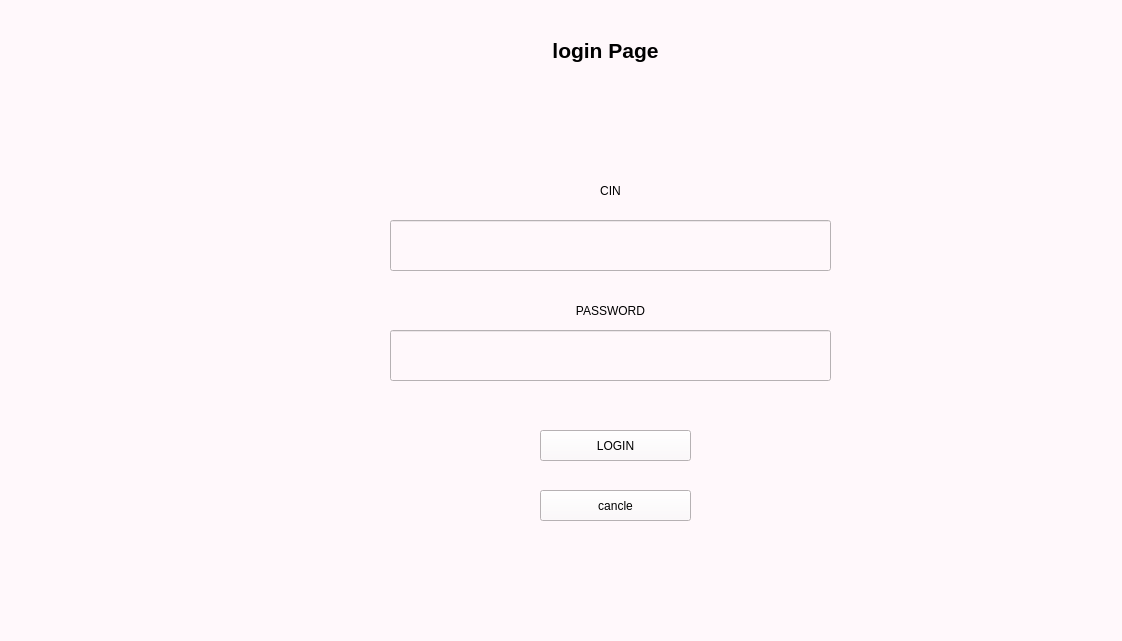
<?xml version="1.0" encoding="UTF-8"?>
<ui version="4.0">
 <class>Form</class>
 <widget class="QWidget" name="Form">
  <property name="geometry">
   <rect>
    <x>0</x>
    <y>0</y>
    <width>1122</width>
    <height>641</height>
   </rect>
  </property>
  <property name="windowTitle">
   <string>Form</string>
  </property>
  <property name="styleSheet">
   <string notr="true">background-color: rgb(255, 248, 251);</string>
  </property>
  <widget class="QLabel" name="label">
   <property name="geometry">
    <rect>
     <x>490</x>
     <y>30</y>
     <width>231</width>
     <height>41</height>
    </rect>
   </property>
   <property name="font">
    <font>
     <pointsize>16</pointsize>
     <weight>75</weight>
     <bold>true</bold>
    </font>
   </property>
   <property name="text">
    <string>login Page</string>
   </property>
   <property name="alignment">
    <set>Qt::AlignCenter</set>
   </property>
  </widget>
  <widget class="QLineEdit" name="cin">
   <property name="geometry">
    <rect>
     <x>390</x>
     <y>220</y>
     <width>441</width>
     <height>51</height>
    </rect>
   </property>
   <property name="font">
    <font>
     <pointsize>12</pointsize>
     <weight>75</weight>
     <bold>true</bold>
    </font>
   </property>
  </widget>
  <widget class="QLineEdit" name="password">
   <property name="geometry">
    <rect>
     <x>390</x>
     <y>330</y>
     <width>441</width>
     <height>51</height>
    </rect>
   </property>
   <property name="font">
    <font>
     <pointsize>12</pointsize>
     <weight>75</weight>
     <bold>true</bold>
    </font>
   </property>
  </widget>
  <widget class="QLabel" name="label_2">
   <property name="geometry">
    <rect>
     <x>550</x>
     <y>180</y>
     <width>121</width>
     <height>21</height>
    </rect>
   </property>
   <property name="text">
    <string>CIN</string>
   </property>
   <property name="alignment">
    <set>Qt::AlignCenter</set>
   </property>
  </widget>
  <widget class="QLabel" name="label_3">
   <property name="geometry">
    <rect>
     <x>550</x>
     <y>300</y>
     <width>121</width>
     <height>21</height>
    </rect>
   </property>
   <property name="text">
    <string>PASSWORD</string>
   </property>
   <property name="alignment">
    <set>Qt::AlignCenter</set>
   </property>
  </widget>
  <widget class="QPushButton" name="loginButton">
   <property name="geometry">
    <rect>
     <x>540</x>
     <y>430</y>
     <width>151</width>
     <height>31</height>
    </rect>
   </property>
   <property name="text">
    <string>LOGIN</string>
   </property>
  </widget>
  <widget class="QLabel" name="message">
   <property name="geometry">
    <rect>
     <x>40</x>
     <y>110</y>
     <width>431</width>
     <height>31</height>
    </rect>
   </property>
   <property name="font">
    <font>
     <pointsize>10</pointsize>
     <weight>75</weight>
     <bold>true</bold>
    </font>
   </property>
   <property name="styleSheet">
    <string notr="true">color: rgb(255, 32, 3);</string>
   </property>
   <property name="text">
    <string/>
   </property>
  </widget>
  <widget class="QPushButton" name="cancle">
   <property name="geometry">
    <rect>
     <x>540</x>
     <y>490</y>
     <width>151</width>
     <height>31</height>
    </rect>
   </property>
   <property name="text">
    <string>cancle</string>
   </property>
  </widget>
 </widget>
 <resources/>
 <connections/>
</ui>
